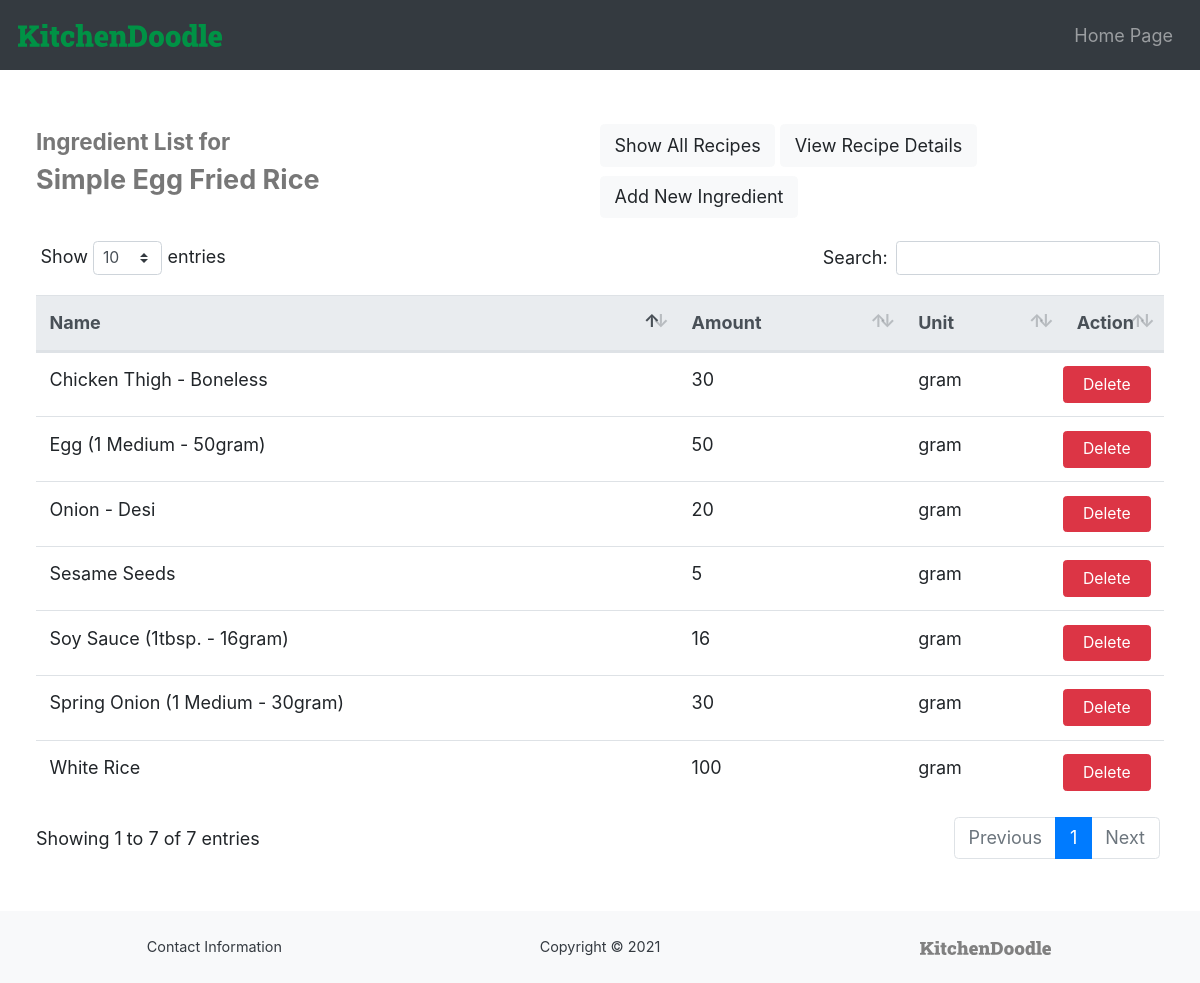
Page /recipeIngredients.php?recipeId=9 (signed in) on the committed database.
### tables this page shows
CREATE TABLE `recipes` (
  `id` int(10) NOT NULL,
  `name` varchar(100) DEFAULT NULL,
  `description` text NOT NULL,
  `amount` double NOT NULL,
  `unit` varchar(30) NOT NULL,
  `total_calorie` double NOT NULL,
  `yt_link` varchar(100) DEFAULT NULL,
  `total_price` double DEFAULT NULL,
  `total_fat` double DEFAULT NULL,
  `total_carb` double DEFAULT NULL,
  `total_protein` double DEFAULT NULL
);

CREATE TABLE `recipes_ingredients` (
  `recipe_id` int(10) NOT NULL,
  `ingredient_id` int(10) NOT NULL,
  `amount` double NOT NULL,
  `unit` varchar(20) NOT NULL
);

CREATE TABLE `ingredients` (
  `id` int(10) NOT NULL,
  `name` varchar(50) NOT NULL,
  `calories` double NOT NULL,
  `carbs` double NOT NULL,
  `fat` double NOT NULL,
  `protein` double NOT NULL,
  `measurement_unit` varchar(20) NOT NULL,
  `measurement_amount` double NOT NULL,
  `current_amount` double DEFAULT NULL,
  `current_amount_unit` varchar(30) DEFAULT NULL,
  `price` double DEFAULT NULL
);

### recipeIngredients.php (the view, shortened to what this page needs)
    <?php
if(
    isset($_SESSION['emp_email']) &&
    !empty($_SESSION['emp_email'])
){
    $id = $_GET['recipeId'];
    $recipeName = "";
    try{
        $conn = new PDO("mysql:host=localhost:3306;dbname=kitchendoodle_db;", "root", "");
        $conn->setAttribute(PDO::ATTR_ERRMODE, PDO::ERRMODE_EXCEPTION);
        $querystring = "SELECT * FROM recipes WHERE id='$id'";
        $returnobj = $conn->query($querystring);
        if($returnobj->rowCount()==1){
            foreach($returnobj as $row){
                $recipeName = $row['name'];
            }
        }
        else{
            ?>
                <script>location.assign("recipeList.php");</script>
            <?php
        }
    }
    catch(PDOException $ex){
        ?>
            <script>location.assign("recipeList.php");</script>
        <?php
    }
    ?>
    <!DOCTYPE html>
    <html lang="en">
    <head>
        <link rel="stylesheet" href="https://maxcdn.bootstrapcdn.com/bootstrap/4.5.2/css/bootstrap.min.css">
        <link rel="stylesheet" href="https://use.fontawesome.com/releases/v5.7.0/css/all.css">
        <link href="css/style.css" rel="stylesheet">
        <link href="css/style-employee-general.css" rel="stylesheet">
        <link href="css/style-live-search.css" rel="stylesheet">
        <link href="dataTables/dataTables.bootstrap4.min.css" rel="stylesheet">
    </head>
    <body>
        <nav class="navbar navbar-expand-md navbar-dark bg-dark">
            <a href="employeeHome.php" class="navbar-brand"> <img src="images/kd-logo-full-green.svg" alt="KD" class="navbar-brand-image"> </a>
            <div class="navbar-collapse">
                <ul class="navbar-nav ml-auto">
                    <li class="nav-item">
                        <a href="employeeHome.php" class="nav-link" > Home Page </a>
                    </li>
                </ul>
            </div>
        </nav>
        <div class="container-fluid content main-container">
            <div class="d-flex justify-content-between align-items-center flex-columns" style="margin-bottom: 1em;">
                <div>
                    <h5> Ingredient List for </h5>
                    <h4>
                        <?php echo $recipeName; ?>
                    </h4>
                </div>
                <div>
                    <div class="inner-btn-col float-md-right">
                        <a class="btn btn-light" href="recipeList.php"> Show All Recipes </a>
                        <a class="btn btn-light" href="recipeDetailsEmployee.php?id=<?php echo $id ?>" > View Recipe Details </a>
                        <input type="button" class="btn btn-light" value="Add New Ingredient" onclick="showHiddenSection()">
                    </div>
                </div>
            </div>
            <div class="table-responsive">
                <table class="table table-hover" id="dataTable">
                    <thead class="thead-light">
                        <th> Name </th>
                        <th> Amount </th>
                        <th> Unit </th>
                        <th> Action </th>
                    </thead>
                    <tbody>
                        <?php
                            try{
                                $conn = new PDO("mysql:host=localhost:3306;dbname=kitchendoodle_db;", "root", "");
                                $conn->setAttribute(PDO::ATTR_ERRMODE, PDO::ERRMODE_EXCEPTION);
                                $querystring = "SELECT * FROM recipes_ingredients WHERE recipe_id = $id";
                                $returnobj = $conn->query($querystring);
                                $returntable = $returnobj->fetchAll();
                                if($returnobj->rowCount()==0){
                                    ?>
                                        <tr>
                                            <td colspan="4"> No Values Found </td>
                                        </tr>
                                    <?php
                                }
                                else{
                                    foreach($returntable as $rows){
                                        ?>
                                            <tr>
                                                <td>
                                                    <?php
                                                        $ingredientId = $rows['ingredient_id'];
                                                        try{
                                                            $conn = new PDO("mysql:host=localhost:3306;dbname=kitchendoodle_db;", "root", "");
                                                            $conn->setAttribute(PDO::ATTR_ERRMODE, PDO::ERRMODE_EXCEPTION);
                                                            $querystring = "SELECT * FROM ingredients WHERE id = $ingredientId";
                                                            $returnobj = $conn->query($querystring);
                                                            if($returnobj->rowCount()==1){
                                                                foreach($returnobj as $innerrow){
                                                                    $ingredientName = $innerrow['name'];
                                                                }
                                                            }
                                                        }
                                                        catch(PDOException $ex){
                                                        }
                                                        echo $ingredientName;
                                                    ?>
                                                </td>
                                                <td><?php echo $rows['amount'] ?></td>
                                                <td><?php echo $rows['unit'] ?></td>
                                                <td class="action-tabledata">
                                                    <input type="button" class="btn btn-sm btn-danger btn-fit" value="Delete" onclick="deletefn_recipeIngredient(<?php echo $id ?>, <?php echo $ingredientId ?>);">
                                                </td>
                                            </tr>
                                        <?php
                                    }
                                }
                            }
                            catch(PDOException $ex){
                                ?>
                                    <tr>
                                        <td colspan="7"> No Data Found </td>
                                    </tr>
                                <?php
                            }
                        ?>
                    </tbody>
                </table>
            </div>
        </div>
        <footer>
            <div class="row no-gutters text-center text-dark bg-light custom-footer">
                <div class="col-sm-4">
                    Contact Information
                </div>
                <div class="col-sm-4">
                    Copyright © 2021
                </div>
                <div class="col-sm-4">
                    <a href="index.html" class="">
                        <img src="images/kd-logo-full-grey.svg" alt="KD" class="footer-logo">
                    </a>
                </div>
            </div>
        </footer>
    </body>
    </html>
    <?php
}
else{
    ?>
        <script> location.assign("employeeLogin.php") </script>
    <?php
}
?>

### css/style.css (style rules this page uses)
:root { font-size: 18px; --clr-primary-900: #009245; --clr-primary-600: #AFD7A9; --clr-bs-primary: #0275d8; --clr-bs-success: #5cb85c; --clr-bs-info: #5bc0de; --clr-bs-warning: #f0ad4e; --clr-bs-danger: #d9534f; --clr-bs-dark: #292b2c; --clr-bs-light: #f7f7f7; --clr-bs-primary-pop: #007bff; --clr-bs-success-pop: #28a745; --clr-bs-info-pop: #17a2b8; --clr-bs-warning-pop: #ffc107; --clr-bs-danger-pop: #dc3545; --clr-bs-dark-pop: #343a40; --clr-bs-light-pop: #f8f9fa; --clr-bs-success-light: #c3e6cb; --clr-bs-info-light: #d1ecf1; --clr-bs-warning-light: #fff3cd; --clr-bs-danger-light: #f8d7da; --clr-bs-success-deep: #155724; --clr-bs-info-deep: #0c5460; --clr-bs-warning-deep: #856404; --clr-bs-danger-deep: #721c24; --clr-bs-nav-dark: #353b41; --font-roboto-slab: "Roboto Slab", serif; --font-roboto: "Roboto", sans-serif; }
html { height: 100%; width: 100%; }
body { min-height: 100%; display: flex; flex-direction: column; }
.container-fluid { --padding: 1em; padding-left: var(--padding); padding-right: var(--padding); }
nav { min-width: inherit; }
.navbar-brand { padding-bottom: 0.4em; }
.navbar-brand-image { height: 1em; }
.navbar li { padding-left: 0.8em; padding-top: 0.2em; padding-bottom: 0.2em; }
.content { flex: 1 0 auto; }
.custom-footer { font-size: 0.8em; padding: 1.5em; width: 100%; margin-top: auto; flex-shrink: 0; }
.custom-footer div { padding-top: 0.25em; padding-bottom: 0.25em; }
.footer-logo { height: 1em; }
h4 { font-weight: bold; color: var(--clr-bs-nav-dark); }
.action-tabledata { width: 1px; }
.action-tabledata:last-of-type { padding-left: 0em; }
.btn-fit { padding: 0.35em 0.5em; width: 100%; }

### css/style-employee-general.css (style rules this page uses)
.main-container { padding: 2.5em 2em; display: flex; flex-direction: column; }
h4 { font-weight: bold; color: #777; }

### recipeIngredients.php (style rules this page uses)
.flex-columns { display: flex; flex-direction: row; flex-wrap: wrap; }
.flex-columns>* { flex-basis: calc((850px - 100%) * 999); flex-grow: 1; padding: 0em; }
h5 { font-weight: bold; color: #777; }
.inner-btn-col > * { margin-top: 0.5em; }

### rows in the picture
recipes: name "Simple Egg Fried Rice"
recipes_ingredients: ingredient.name "White Rice", amount "100", unit "gram"
recipes_ingredients: ingredient.name "Onion - Desi", amount "20", unit "gram"
recipes_ingredients: ingredient.name "Chicken Thigh - Boneless", amount "30", unit "gram"
recipes_ingredients: ingredient.name "Egg (1 Medium - 50gram)", amount "50", unit "gram"
recipes_ingredients: ingredient.name "Soy Sauce (1tbsp. - 16gram)", amount "16", unit "gram"
recipes_ingredients: ingredient.name "Sesame Seeds", amount "5", unit "gram"
recipes_ingredients: ingredient.name "Spring Onion (1 Medium - 30gram)", amount "30", unit "gram"
